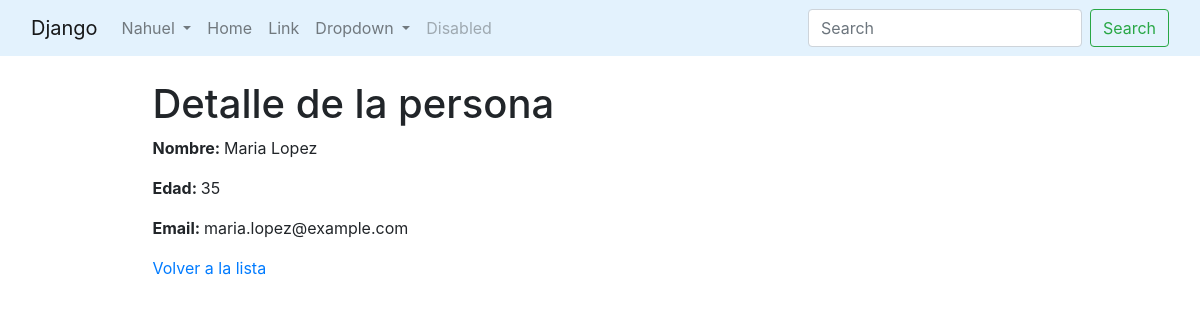
Screenshot of /persona/detalle/5/ (signed in) with the database file from the repository.
### persona/models.py (models this page shows, shortened)
class Persona(models.Model):
    nombre = models.CharField(verbose_name="Nombre completo", max_length=50)
    edad = models.IntegerField(verbose_name="Edad")
    email = models.EmailField(verbose_name="Correo electronico", max_length=254)
    oficina = models.ForeignKey(
        Oficina,
        verbose_name="Oficina asignada",
        on_delete=models.PROTECT,
        related_name="personas",
        null=True,
        blank=True
    )
    class Meta:
        verbose_name =  'Persona'
        verbose_name_plural =  'Personas'

### persona/views.py (the view)
class PersonaDetailView(LoginRequiredMixin, DetailView):
    model = Persona
    template_name = "persona/detalle.html"
    context_object_name = "persona"

### templates/persona/detalle.html
{% extends 'base.html' %}
{% block content %}
    <h1>Detalle de la persona</h1>
    <p><strong>Nombre: </strong>{{ persona.nombre }}</p>
    <p><strong>Edad: </strong>{{ persona.edad }}</p>
    <p><strong>Email: </strong>{{ persona.email }}</p>
    <a href="{% url 'persona:lista' %}">Volver a la lista</a>
{% endblock content %}

### templates/navbar.html (shortened to what this page needs)
<nav class="navbar navbar-expand-lg navbar-light" style="background-color: #e3f2fd;" >
  <div class="container-fluid">
    <a class="navbar-brand" href="#">Django</a>
    <div class="collapse navbar-collapse" id="navbarSupportedContent">
      <ul class="navbar-nav mr-auto mb-2 mb-lg-0">
        {% if user.is_authenticated %}
          <li class="nav-item dropdown">
            <a class="nav-link dropdown-toggle" href="#" id="userMenu" role="button" data-toggle="dropdown" aria-haspopup="true" aria-expanded="false">
              {{ user.username }}
            </a>
          </li>
        {% else %}
          <li class="nav-item">
            <a class="nav-link" href="{% url 'account_login' %}">Ingresar</a>
          </li>
        {% endif %}
        <li class="nav-item">
          <a class="nav-link" aria-current="page" href="{% url 'persona:index' %}">Home</a>
        </li>
        <li class="nav-item">
          <a class="nav-link" href="#">Link</a>
        </li>
        <li class="nav-item dropdown">
          <a class="nav-link dropdown-toggle" href="#" id="dropdown01" role="button" data-bs-toggle="dropdown" aria-haspopup="true" aria-expanded="false">
            Dropdown
          </a>
        </li>
        <li class="nav-item">
          <a class="nav-link disabled" aria-disabled="true">Disabled</a>
        </li>
      </ul>
      <form class="d-flex" role="search" action="{% url 'persona:buscar' %}" method="get">
        <input class="form-control mr-2" type="search" placeholder="Search" aria-label="Search" name="q"/>
        <button class="btn btn-outline-success" type="submit">Search</button>
      </form>
    </div>
  </div>
</nav>

### rows the page displays
Persona: nombre "Maria Lopez", edad "35", email "maria.lopez@example.com"

### other values shown
{{ user.username }} "Nahuel"
